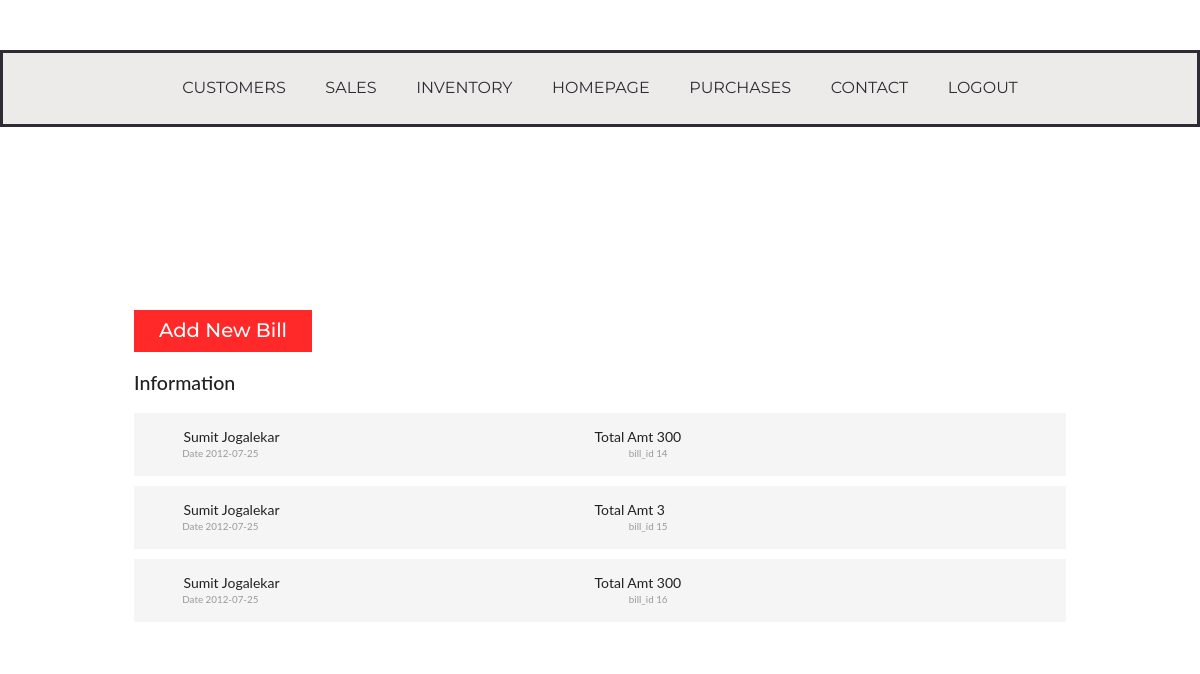
Page /sales.php (signed in) on the committed database.
### tables this page shows
CREATE TABLE `bill` (
  `bill_id` int(11) NOT NULL,
  `customer_id` int(11) NOT NULL,
  `admin_id` int(11) NOT NULL,
  `no_of_items` int(5) NOT NULL,
  `bill_date` date NOT NULL,
  `total` int(11) NOT NULL
);

CREATE TABLE `customer` (
  `customer_id` int(11) NOT NULL,
  `customer_name` varchar(20) NOT NULL,
  `customer_contactno` varchar(14) NOT NULL,
  `customer_address` varchar(25) NOT NULL,
  `customer_balance` int(11) NOT NULL
);

### sales.php (the view, shortened to what this page needs)
<!DOCTYPE html>
<html>
<head>
<link rel="stylesheet" href="templates/css/font-awesome_customers.min.css" />
<link rel="stylesheet" type="text/css" href="templates/css/easy-responsive-tabs_customers.css " />
<link href="templates/css/style_customers.css" rel="stylesheet" type="text/css" media="all" />
<link href="templates/css/style_index.css" rel="stylesheet" type="text/css" media="all" />
</head>
<body>
	<div class="main">
		<h1>Sales dashboard</h1>
		<div class="agileinfo_pricing" style="width:80%">
			<div class="agileinfo_pricing1">
			<h3><a href="bill.php">Add New Bill</a></h3>
                <h3>Information</h3>
<?php
require("db_connection.php");
$sql = 'SELECT * FROM `bill`';
$result = mysqli_query($conn,$sql);
while($row = mysqli_fetch_array($result,MYSQLI_ASSOC))
{
$fetch_name_query = "select `customer_name` from `customer` where `customer_id`={$row['customer_id']}";
$cust_nameobj = mysqli_query($conn,$fetch_name_query);
$cust_nameobj = mysqli_fetch_array($cust_nameobj,MYSQLI_BOTH);
$cust_name = $cust_nameobj["customer_name"];
?>
				<ul class="w3_agile_price">
					<li>
                        <i class="fa fa-line-chart" aria-hidden="true"></i>
						<?php echo " ".($cust_name); ?>
						<span>Date<?php echo " ".($row['bill_date']); ?></span>
					</li>
					<li>
                        Total Amt
						<?php echo " ".($row['total']); ?>
						<span>bill_id<?php echo " ".($row['bill_id']); ?></span>
					</li>
				</ul>
<?php
}
?>
			</div>
		</div>
	</div>
</body>
</html>

### templates/css/easy-responsive-tabs_customers.css (style rules this page uses)
body { margin: 0px; padding: 0px; background: #f5f5f5; font-family: 'Segoe UI'; }

### templates/css/style_customers.css (style rules this page uses)
html,body,div,span,applet,object,iframe,h1,h2,h3,h4,h5,h6,p,blockquote,pre,a,abbr,acronym,address,big,cite,code,del,dfn,em,img,ins,kbd,q,s,samp,small,strike,strong,sub,sup,tt,var,b,u,i,dl,dt,dd,ol,nav ul,nav li,fieldset,form,label,legend,table,caption,tbody,tfoot,thead,tr,th,td,article,aside,canvas,details,embed,figure,figcaption,footer,header,hgroup,menu,nav,output,ruby,section,summary,time,mark,audio,video { margin:0;padding:0;border:0;font-size:100%;font:inherit;vertical-align:baseline; }
ol,ul { list-style:none;margin:0px;padding:0px; }
a { text-decoration:none; }
html, body { font-size: 100%; font-family: 'Montserrat', sans-serif; background:url(../images/1.jpg) no-repeat 0px 0px; background-size: cover; -webkit-background-size: cover; -moz-background-size: cover; -o-background-size: cover; -ms-background-size: cover; }
h1,h2,h3,h4,h5,h6,input,p,a,select { font-family: 'Montserrat', sans-serif; margin:0; }
ul,label { margin:0; padding:0; }
body a:hover,body a { text-decoration:none; }
input[type="submit"],.agileits_copyright p a,.agileinfo_pricing1 a,.agileits_w3layouts_more a { transition:.5s ease-in; -webkit-transition:.5s ease-in; -moz-transition:.5s ease-in; -o-transition:.5s ease-in; -ms-transition:.5s ease-in; }
.main { padding:4em 0; }
.main h1 { text-align: center; color: #fff; font-size: 2.5em; letter-spacing: 0; margin-bottom: 1em; text-transform: uppercase; }
.w3_main_grid1,.agileinfo_pricing1,.wthree_level1 { padding:1em; }
.w3layouts_main_grid,.agileinfo_pricing,.wthree_level { background:#fff; width: 90%; }
.agileits_earnings,.w3layouts_main_grid,.agileinfo_pricing,.wthree_level { width:35%; margin:0 auto; }
.w3_main_grid1 h2,.agileits_earnings1 h3,.agileinfo_pricing h3,.wthree_level1 h3 { font-size:1.4em; color:#212121; margin-bottom: 1em; }
.agileinfo_pricing1 ul { padding: 1em; background: #f5f5f5; }
.agileinfo_pricing1 ul li { display:inline-block; font-size:1em; color:#212121; width:49%; }
.agileinfo_pricing1 ul li span { display:block; font-size:.7em; color:#999; padding-left:3.5em; }
.agileinfo_pricing1 ul li i { color: #5acd33; padding-right: 1.5em; }
.agileinfo_pricing1 a { padding: 10px 25px; background:#ff2929; color: #fff; display: inline-block; margin-right:5.5em; }
@media (max-width:1440px) { .agileits_earnings, .w3layouts_main_grid, .agileinfo_pricing, .wthree_level { width: 39%; } }
@media (max-width: 1366px) { .agileits_earnings, .w3layouts_main_grid, .agileinfo_pricing, .wthree_level { width: 80%; } }

### templates/css/style_index.css (style rules this page uses)
body { font-family: 'Lato', sans-serif; margin:0; }
.navigation { border:3px solid #2e2b34; background:#ecebe9; margin-top:50px; }
.navigation ul { padding:0; margin:0; text-align:center; }
.navigation ul li { display:inline-block; }
.navigation ul li a { color: #2e2b34; margin: 24px 18px; font-size: 16px; font-weight:400; text-decoration: none; display: block; }
.navigation ul li:nth-child(4) { margin-left: 0; }

### rows in the picture
bill: customer.customer_name "Sumit Jogalekar", bill_date "2012-07-25", total "300", bill_id "14"
bill: customer.customer_name "Sumit Jogalekar", bill_date "2012-07-25", total "3", bill_id "15"
bill: customer.customer_name "Sumit Jogalekar", bill_date "2012-07-25", total "300", bill_id "16"
